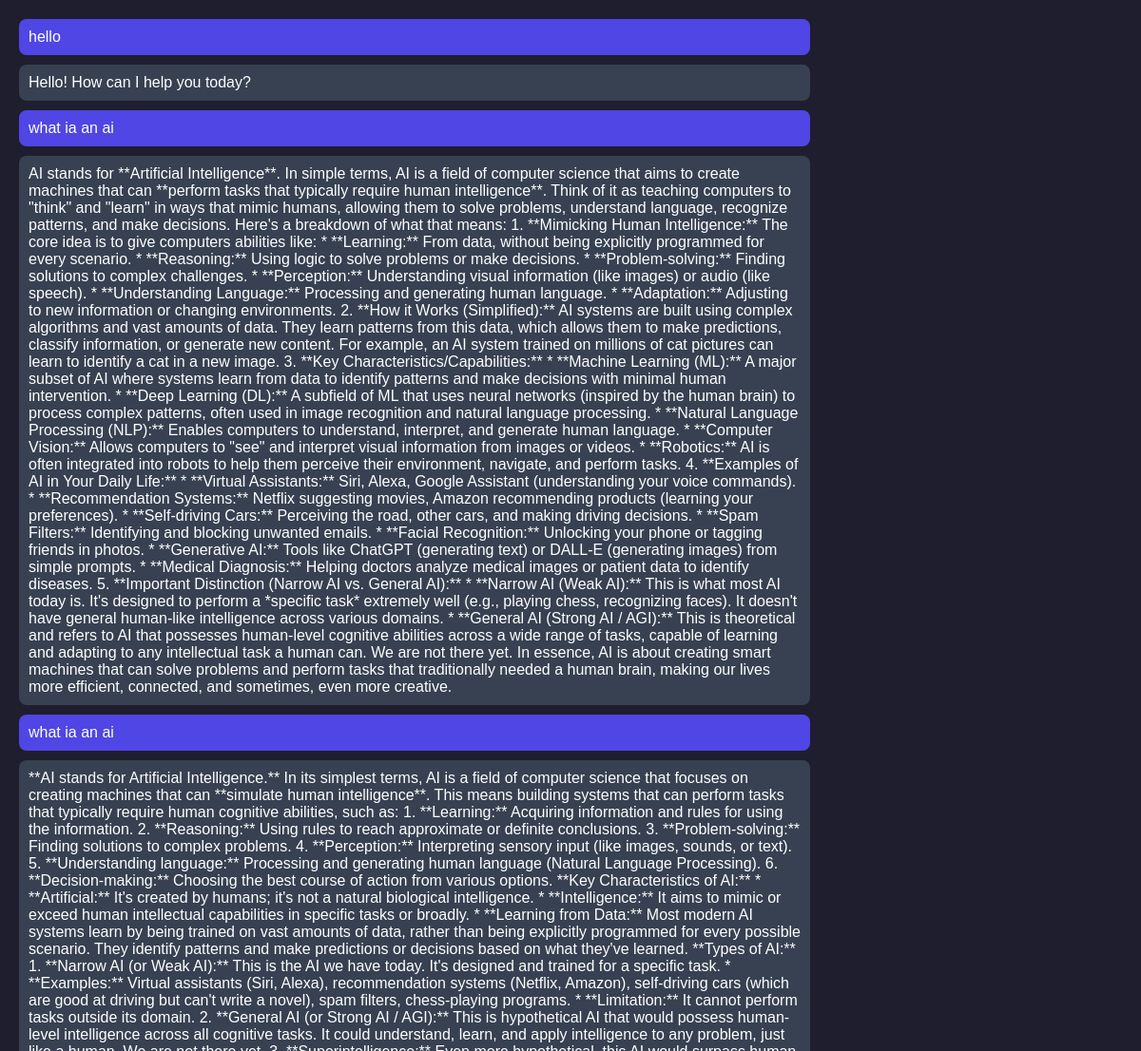
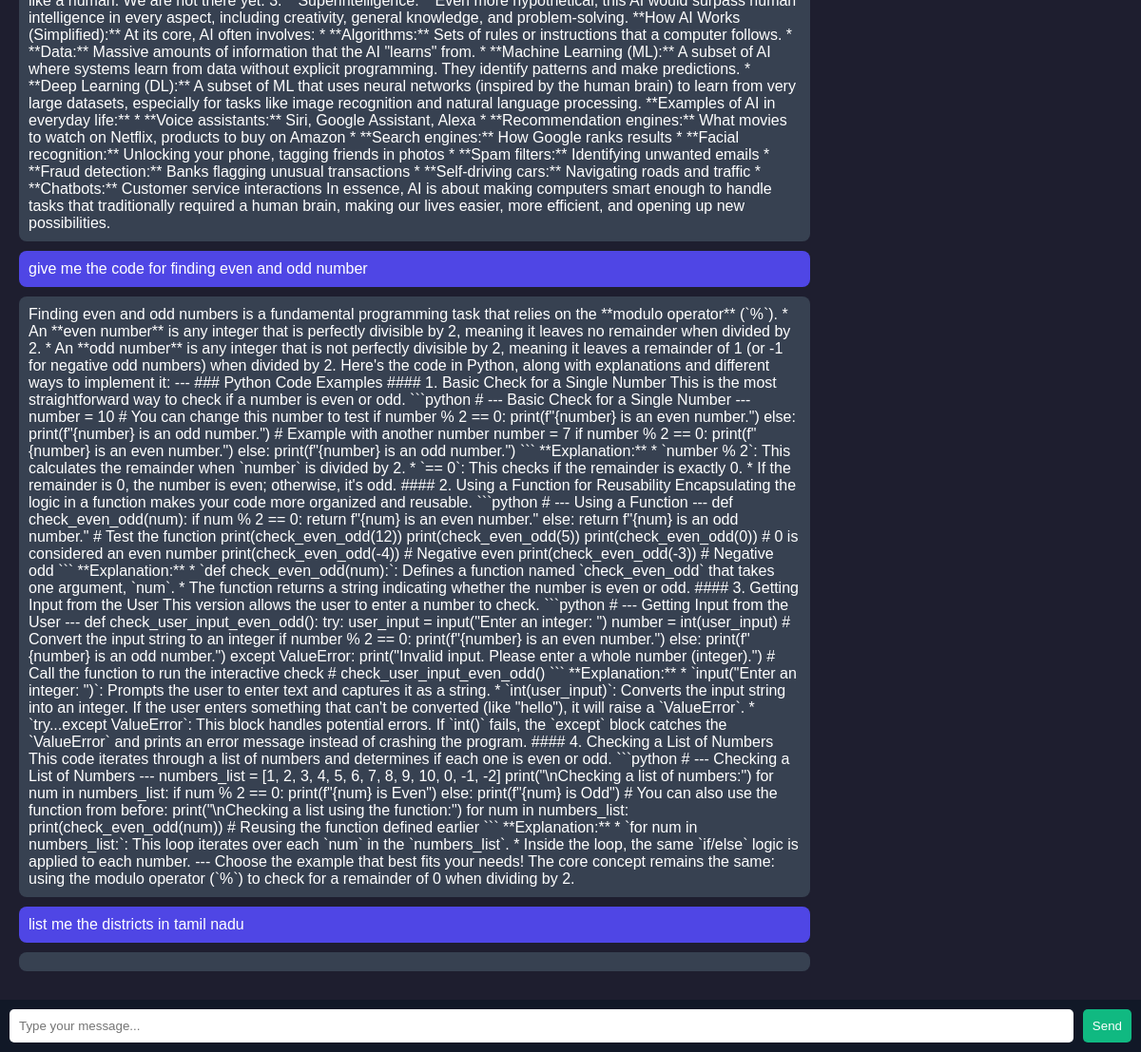
The page / on the database its author committed (2 pictures, top to bottom).
### app.py (models this page shows)
class Chat(db.Model):
    id = db.Column(db.Integer, primary_key=True)
    user = db.Column(db.String(500))
    bot = db.Column(db.String(2000))

### app.py (the view)
@app.route('/')
def home():
    chats = Chat.query.all()
    return render_template('base.html', chats=chats)

### templates/base.html (shortened to what this page needs)
<!DOCTYPE html>
<html>
<head>
    <link rel="stylesheet" href="{{ url_for('static', filename='style.css') }}">
</head>
<body>
<div class="chat-container">
    <div class="chat-box">
        {% for chat in chats %}
            <div class="message user">
                {{ chat.user }}
            </div>
            <div class="message bot">
                {{ chat.bot }}
            </div>
        {% endfor %}
    </div>
    <form class="input-box" action="/ask" method="POST">
        <input type="text" name="prompt" placeholder="Type your message..." required>
        <button type="submit">Send</button>
    </form>
</div>
</body>
</html>

### static/style.css (style rules this page uses)
body { margin: 0; font-family: Arial; background: #1e1e2f; color: white; }
.chat-container { display: flex; flex-direction: column; height: 100vh; }
.chat-box { flex: 1; overflow-y: auto; padding: 20px; }
.message { max-width: 70%; padding: 10px; margin-bottom: 10px; border-radius: 8px; }
.user { background: #4f46e5; align-self: flex-end; }
.bot { background: #374151; align-self: flex-start; }
.input-box { display: flex; padding: 10px; background: #111827; }
input { flex: 1; padding: 10px; border: none; border-radius: 5px; }
button { padding: 10px; margin-left: 10px; background: #10b981; border: none; color: white; border-radius: 5px; cursor: pointer; }

### rows shown on the page
Chat: user "hello", bot "Hello! How can I help you today?"
Chat: user "what ia an ai", bot "AI stands for **Artificial Intelligence**. In simple terms, AI is a field of computer science that aims to create machines that can **perform tasks that typically require human intelligence**. Think of it as teaching computers to \"think\" and \"learn\" in ways that mimic humans, allowing them to solve problems, understand language, recognize patterns, and make decisions. Here's a breakdown of what that means: 1. **Mimicking Human Intelligence:** The core idea is to give computers abilities like: * **Learning:** From data, without being explicitly programmed for every scenario. * **Reasoning:** Using logic to solve problems or make decisions. * **Problem-solving:** Finding solutions to complex…"
Chat: user "what ia an ai", bot "**AI stands for Artificial Intelligence.** In its simplest terms, AI is a field of computer science that focuses on creating machines that can **simulate human intelligence**. This means building systems that can perform tasks that typically require human cognitive abilities, such as: 1. **Learning:** Acquiring information and rules for using the information. 2. **Reasoning:** Using rules to reach approximate or definite conclusions. 3. **Problem-solving:** Finding solutions to complex problems. 4. **Perception:** Interpreting sensory input (like images, sounds, or text). 5. **Understanding language:** Processing and generating human language (Natural Language Processing). 6.…"
Chat: user "give me the code for finding even and odd number", bot "Finding even and odd numbers is a fundamental programming task that relies on the **modulo operator** (`%`). * An **even number** is any integer that is perfectly divisible by 2, meaning it leaves no remainder when divided by 2. * An **odd number** is any integer that is not perfectly divisible by 2, meaning it leaves a remainder of 1 (or -1 for negative odd numbers) when divided by 2. Here's the code in Python, along with explanations and different ways to implement it: --- ### Python Code Examples #### 1. Basic Check for a Single Number This is the most straightforward way to check if a number is even or odd. ```python # --- Basic Check for a Single Number --- number = 10 # You can change…"
Chat: user "list me the districts in tamil nadu"
